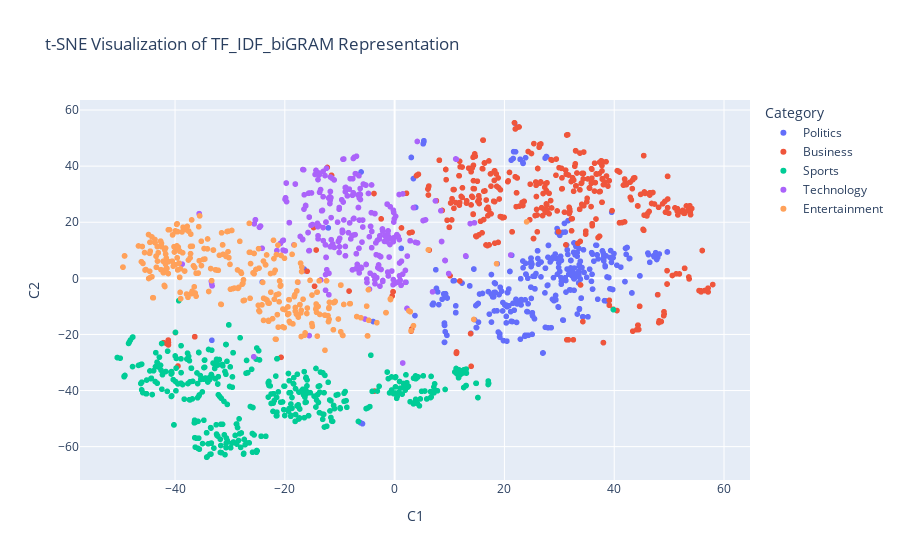

Notebook cell for this chart:
### Markdown cell above
## TSNE VISUALISATION OF TF_IDF BIGRAM VECTORS

### Code cell
# Apply t-SNE on X_train_tf_idf_bi
tsne = TSNE(n_components=2, random_state=42)  
tsne_features = tsne.fit_transform(X_train_tf_idf_bi)  

# Convert to DataFrame
tsne_df = pd.DataFrame(tsne_features, columns=["C1", "C2"])

# Reset index to align with X_train_preprocessed
X_train_preprocessed = X_train_preprocessed.reset_index(drop=True)

# Decode category labels using LabelEncoder
tsne_df["Category"] = label_encoder.inverse_transform(y_train_tf_idf_bi)  

# Ensure correct color matching
tsne_df["Category"] = pd.Categorical(tsne_df["Category"], categories=category_labels, ordered=True)

# for hover purpose - 1st hunderd characters of the article
tsne_df["Article_100"] = X_train_preprocessed["Article"].str[:100]  

# Plot t-SNE visualization
fig = px.scatter(tsne_df, 
                 x="C1", 
                 y="C2", 
                 hover_data=["Article_100"], 
                 title="t-SNE Visualization of TF_IDF_biGRAM Representation", 
                 color="Category")  

fig.show()

### Figure 1 — Plotly figure (JSON) as saved in the notebook; plotly's stock layout.template omitted (floating-point values rounded to 4 significant figures; data arrays with more than 128 entries replaced by an {"elided": "..."} marker saying what was removed)
{"data": [{"customdata": {"elided": "322x1 str values"}, "hovertemplate": "Category=Politics<br>C1=%{x}<br>C2=%{y}<br>Article_100=%{customdata[0]}<extra></extra>", "legendgroup": "Politics", "marker": {"color": "#636efa", "symbol": "circle"}, "mode": "markers", "name": "Politics", "showlegend": true, "type": "scattergl", "x": {"elided": "322 float values"}, "xaxis": "x", "y": {"elided": "322 float values"}, "yaxis": "y"}, {"customdata": {"elided": "402x1 str values"}, "hovertemplate": "Category=Business<br>C1=%{x}<br>C2=%{y}<br>Article_100=%{customdata[0]}<extra></extra>", "legendgroup": "Business", "marker": {"color": "#EF553B", "symbol": "circle"}, "mode": "markers", "name": "Business", "showlegend": true, "type": "scattergl", "x": {"elided": "402 float values"}, "xaxis": "x", "y": {"elided": "402 float values"}, "yaxis": "y"}, {"customdata": {"elided": "403x1 str values"}, "hovertemplate": "Category=Sports<br>C1=%{x}<br>C2=%{y}<br>Article_100=%{customdata[0]}<extra></extra>", "legendgroup": "Sports", "marker": {"color": "#00cc96", "symbol": "circle"}, "mode": "markers", "name": "Sports", "showlegend": true, "type": "scattergl", "x": {"elided": "403 float values"}, "xaxis": "x", "y": {"elided": "403 float values"}, "yaxis": "y"}, {"customdata": {"elided": "278x1 str values"}, "hovertemplate": "Category=Technology<br>C1=%{x}<br>C2=%{y}<br>Article_100=%{customdata[0]}<extra></extra>", "legendgroup": "Technology", "marker": {"color": "#ab63fa", "symbol": "circle"}, "mode": "markers", "name": "Technology", "showlegend": true, "type": "scattergl", "x": {"elided": "278 float values"}, "xaxis": "x", "y": {"elided": "278 float values"}, "yaxis": "y"}, {"customdata": {"elided": "295x1 str values"}, "hovertemplate": "Category=Entertainment<br>C1=%{x}<br>C2=%{y}<br>Article_100=%{customdata[0]}<extra></extra>", "legendgroup": "Entertainment", "marker": {"color": "#FFA15A", "symbol": "circle"}, "mode": "markers", "name": "Entertainment", "showlegend": true, "type": "scattergl", "x": {"elided": "295 float values"}, "xaxis": "x", "y": {"elided": "295 float values"}, "yaxis": "y"}], "layout": {"legend": {"title": {"text": "Category"}, "tracegroupgap": 0}, "title": {"text": "t-SNE Visualization of TF_IDF_biGRAM Representation"}, "xaxis": {"anchor": "y", "domain": [0, 1], "title": {"text": "C1"}}, "yaxis": {"anchor": "x", "domain": [0, 1], "title": {"text": "C2"}}}}
